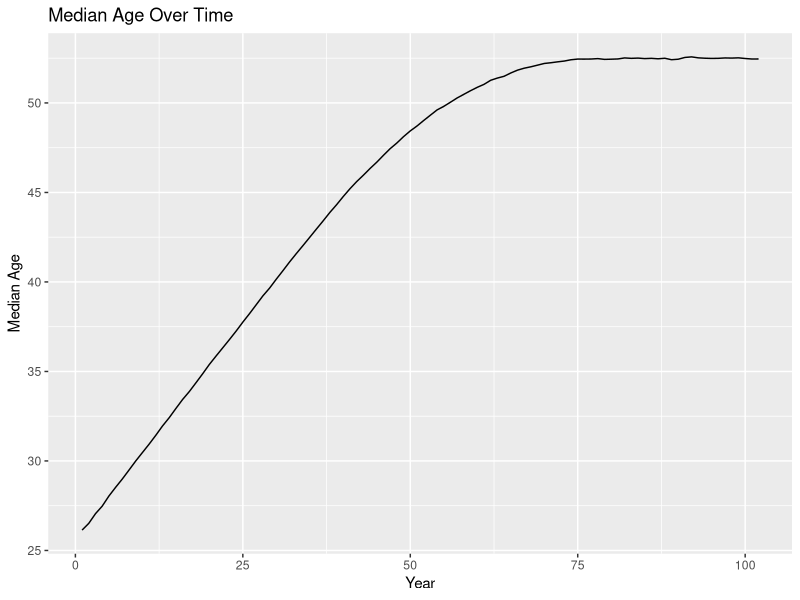
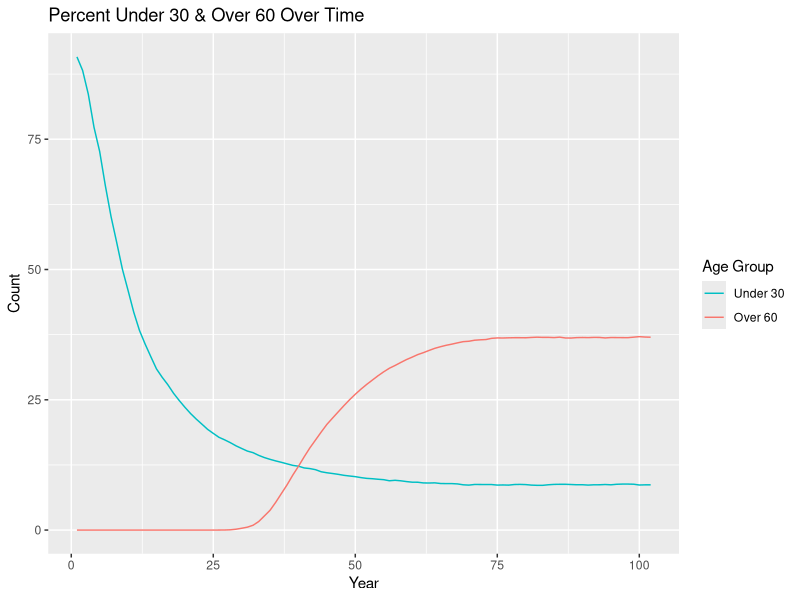
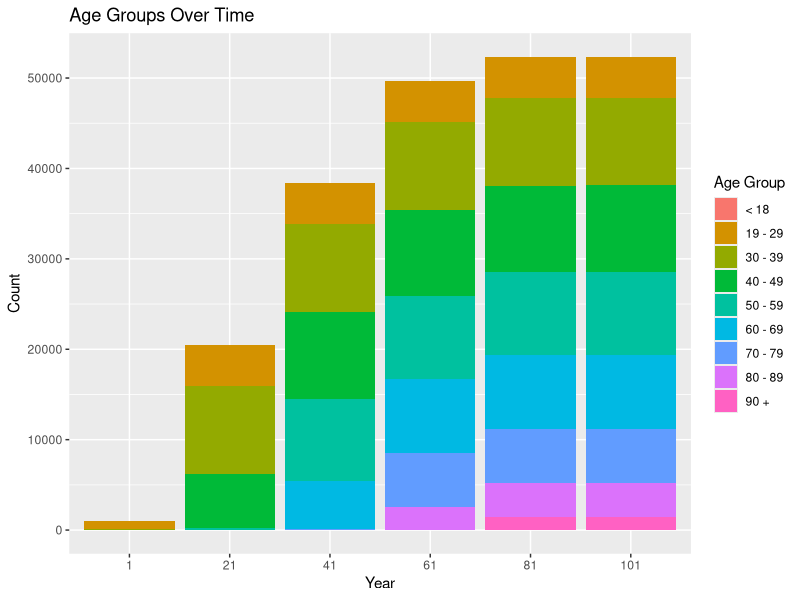
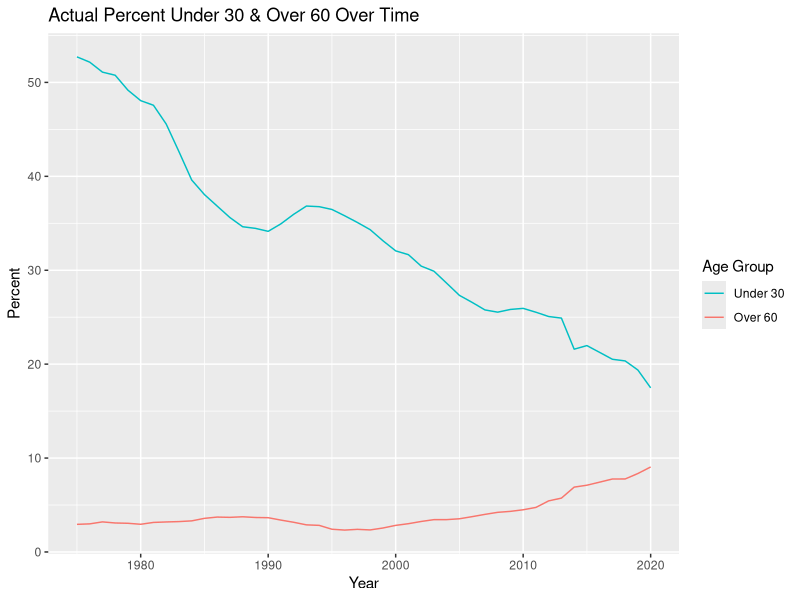
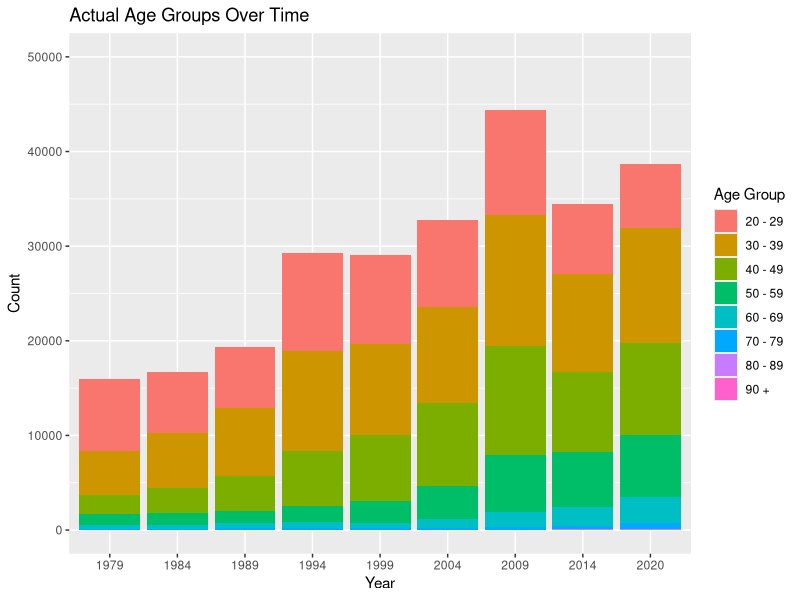
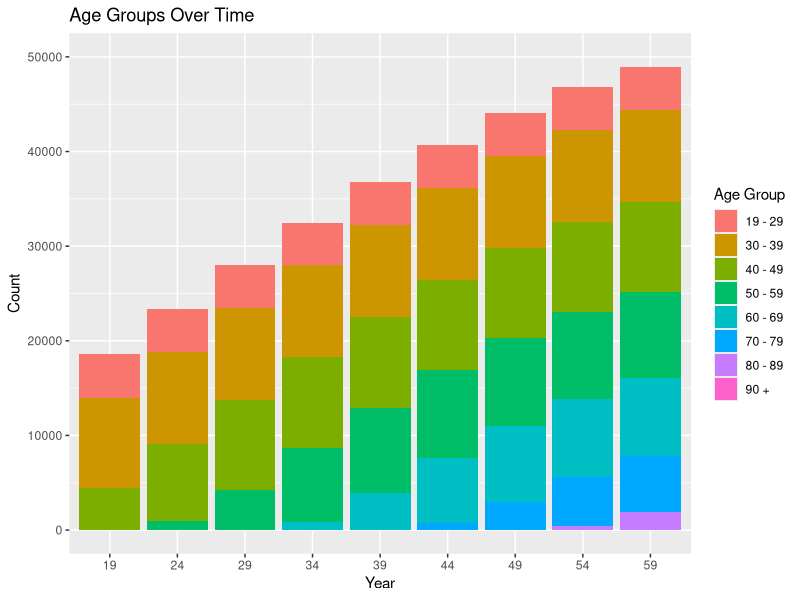
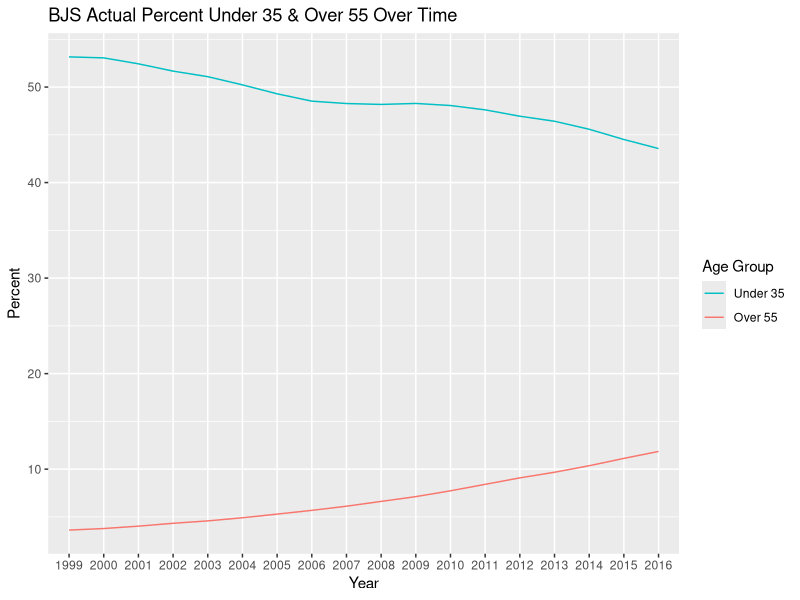
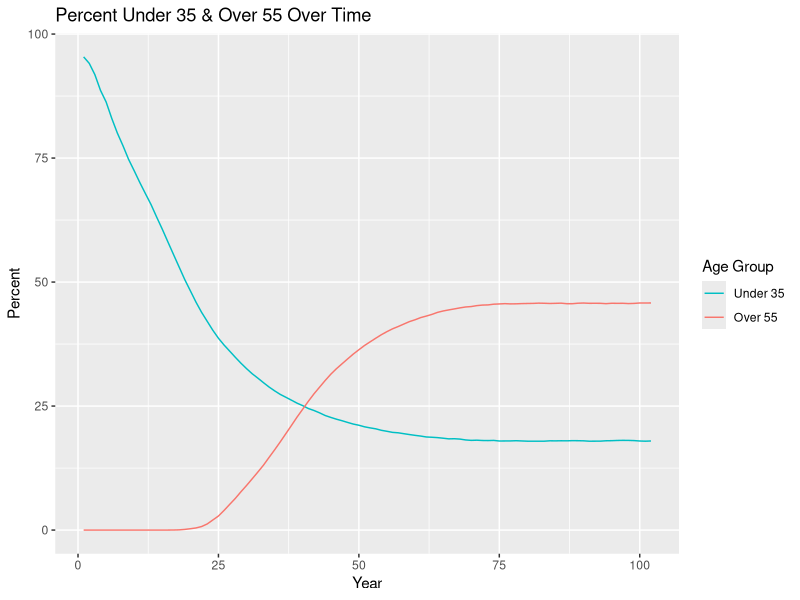

These charts were generated, in order, by the following R code:
## ---- chunk 1
knitr::opts_chunk$set(echo = TRUE)
## ---- chunk 2
library(tidyverse)
## ---- chunk 3
set.seed(12345)
## ---- chunk 4
population <- 
  rnorm(n = 1000, mean = 26, sd = 3) %>% 
  enframe() %>% 
  select(value) %>% 
  rename(original_age = value) %>% 
  mutate(current_age = original_age, years_incarcerated = 0)

overall <-
  tibble(year = 1, total_population = nrow(population), 
         median_age = median(population$current_age)) %>% 
  mutate("< 18" = pull(count(filter(population, current_age < 19))),
         "19 - 29" = pull(count(filter(population, current_age >= 19 & current_age < 30))),
         "30 - 39" = pull(count(filter(population, current_age >= 30 & current_age < 40))),
         "40 - 49" = pull(count(filter(population, current_age >= 40 & current_age < 50))),
         "50 - 59" = pull(count(filter(population, current_age >= 50 & current_age < 60))),
         "60 - 69" = pull(count(filter(population, current_age >= 60 & current_age < 70))),
         "70 - 79" = pull(count(filter(population, current_age >= 70 & current_age < 80))),
         "80 - 89" = pull(count(filter(population, current_age >= 80 & current_age < 90))),
         "90 +" = pull(count(filter(population, current_age >= 90))))
## ---- chunk 5
one_year_population <- function(data) {
  # age & years incarcerated increases by 1
  data$current_age <- data$current_age + 1
  data$years_incarcerated <- data$years_incarcerated + 1
  
  # creates age group cohorts & randomly removes fraction based on cohort
  less_than_18 <- filter(data, current_age < 19)
  less_than_18 <- sample_frac(less_than_18, (1 - 0.0055))
  
  `19_to_29` <- filter(data, current_age >= 19 & current_age < 30)
  `19_to_29` <- sample_frac(`19_to_29`, (1 - 0.0022))
  
  `30_to_39` <- filter(data, current_age >= 30 & current_age < 40)
  `30_to_39` <- sample_frac(`30_to_39`, (1 - 0.0023))
  
  `40_to_49` <- filter(data, current_age >= 40 & current_age < 50)
  `40_to_49` <- sample_frac(`40_to_49`, (1 - 0.0025))
  
  `50_to_59` <- filter(data, current_age >= 50 & current_age < 60)
  `50_to_59` <- sample_frac(`50_to_59`, (1 - 0.0060))
  
  `60_to_69` <- filter(data, current_age >= 60 & current_age < 70)
  `60_to_69` <- sample_frac(`60_to_69`, (1 - 0.0162))
  
  `70_to_79` <- filter(data, current_age >= 70 & current_age < 80)
  `70_to_79` <- sample_frac(`70_to_79`, (1 - 0.0424))
  
  `80_to_89` <- filter(data, current_age >= 80 & current_age < 90)
  `80_to_89` <- sample_frac(`80_to_89`, (1 - 0.0519))
  
  over_90 <- filter(data, current_age >= 90)
  over_90 <- sample_frac(over_90, (1 - 0.1250))
  
  data <- do.call("rbind", list(less_than_18, `19_to_29`, `30_to_39`, `40_to_49`, `50_to_59`, 
                                `60_to_69`,`70_to_79`, `80_to_89`, over_90))
  
  # adds 1000 more
  incoming <- 
    rnorm(n = 1000, mean = 26, sd = 3) %>% 
    enframe() %>% 
    select(value) %>% 
    rename(original_age = value) %>% 
    mutate(current_age = original_age, years_incarcerated = 0)
  data <- rbind(data, incoming)
  
  # removes any observations with age greater than 100
  data <- data %>% 
    filter(current_age < 100)
}

one_year_overall <- function(data, p) {
    incoming <-
      tibble(year = last(data$year) + 1, total_population = nrow(p),
             median_age = median(p$current_age)) %>% 
        mutate("< 18" = pull(count(filter(p, current_age < 19))),
               "19 - 29" = pull(count(filter(p, current_age >= 19 & current_age < 30))),
               "30 - 39" = pull(count(filter(p, current_age >= 30 & current_age < 40))),
               "40 - 49" = pull(count(filter(p, current_age >= 40 & current_age < 50))),
               "50 - 59" = pull(count(filter(p, current_age >= 50 & current_age < 60))),
               "60 - 69" = pull(count(filter(p, current_age >= 60 & current_age < 70))),
               "70 - 79" = pull(count(filter(p, current_age >= 70 & current_age < 80))),
               "80 - 89" = pull(count(filter(p, current_age >= 80 & current_age < 90))),
               "90 +" = pull(count(filter(p, current_age >= 90))))
    data <- rbind(data, incoming)
}
## ---- chunk 6
population <- one_year_population(population)
overall <- one_year_overall(overall, population)

# extend 100 years until stable
test_population <- population
test_overall <- overall
for (i in 1:100) {
  test_population <- one_year_population(test_population)
  test_overall <- one_year_overall(test_overall, test_population)
}
## ---- chunk 7
ggplot(data = test_overall, mapping = aes(x = year, y = median_age)) +
  geom_line() +
  labs(title = "Median Age Over Time", x = "Year", y = "Median Age")

test_overall %>% 
  mutate(under_30 = (`19 - 29` + `< 18`) / total_population * 100, 
         over_60 = (`60 - 69` + `70 - 79` + `80 - 89` + `90 +`) / total_population * 100) %>% 
  select(year, under_30, over_60) %>% 
  ggplot(data = ., mapping = aes(x = year, group = 1)) +
  geom_line(mapping = aes(y = under_30, color = "under_30")) +
  geom_line(mapping = aes(y = over_60, color = "over_60")) +
  labs(title = "Percent Under 30 & Over 60 Over Time", x = "Year", y = "Count") +
  scale_color_discrete(name = "Age Group",
                       breaks = c("under_30", "over_60"), labels = c("Under 30", "Over 60"))

test_overall_long <- test_overall %>% 
  select(year, `< 18`:`90 +`) %>% 
  mutate(year = as.character(year)) %>% 
  pivot_longer(-year, names_to = "age_group", values_to = "count")

ggplot(data = test_overall_long, mapping = aes(x = year, y = count, fill = age_group)) +
  geom_bar(position = "stack", stat = "identity") +
  labs(title = "Age Groups Over Time", x = "Year", y = "Count") +
  scale_x_discrete(limits = c("1", "21", "41", "61", "81", "101")) +
  scale_fill_discrete(name = "Age Group",
                      breaks = c("< 18", "19 - 29", "30 - 39", "40 - 49", "50 - 59", "60 - 69",
                                 "70 - 79", "80 - 89", "90 +"))
## ---- chunk 8
bar_race <- test_overall %>% 
  select(year, `< 18`:`90 +`) %>% 
  mutate(year = as.character(year)) %>% 
  pivot_longer(-year, names_to = "age_group", values_to = "count") %>% 
  pivot_wider(names_from = "year", values_from = "count")
## ---- chunk 9
nc <- read.csv("nc.csv")
nc %>% 
  mutate(Under30 = (AgeUnder20 + Age20to29) / PrisonPopulation * 100, 
         Over60 = (Age60to69 + Age70to79 + Age80to89 + Age90over) / PrisonPopulation * 100) %>% 
  select(year, PrisonPopulation, Under30, Over60) %>% 
  ggplot(data = ., mapping = aes(x = year, group = 1)) +
  geom_line(mapping = aes(y = Under30, color = "Under30")) +
  geom_line(mapping = aes(y = Over60, color = "Over60")) +
  labs(title = "Actual Percent Under 30 & Over 60 Over Time", x = "Year", y = "Percent") +
  scale_color_discrete(name = "Age Group",
                       breaks = c("Under30", "Over60"), labels = c("Under 30", "Over 60"))

nc_long <- nc %>% 
  select(year, AgeUnder20:Age90over) %>% 
  mutate(year = as.character(year)) %>% 
  pivot_longer(-year, names_to = "age_group", values_to = "count")

nc_long %>% 
  filter(age_group != "AgeUnder20") %>% 
  ggplot(data = ., mapping = aes(x = year, y = count, fill = age_group)) +
  geom_col() +
  labs(title = "Actual Age Groups Over Time", x = "Year", y = "Count") +
  scale_x_discrete(limits = c("1979", "1984", "1989", "1994", "1999", "2004", "2009", "2014", 
                              "2020")) +
  expand_limits(y = c(0, 50000)) +
  scale_fill_discrete(name = "Age Group",
                      breaks = c("Age20to29", "Age30to39", "Age40to49", "Age50to59", 
                                 "Age60to69", "Age70to79", "Age80to89", "Age90over"),
                      labels = c("20 - 29", "30 - 39", "40 - 49", "50 - 59", "60 - 69",
                                 "70 - 79", "80 - 89", "90 +"))

test_overall_long %>% 
  filter(age_group != "< 18") %>% 
  ggplot(data = ., mapping = aes(x = year, y = count, fill = age_group)) +
  geom_col() +
  labs(title = "Age Groups Over Time", x = "Year", y = "Count") +
  scale_x_discrete(limits = c("19", "24", "29", "34", "39", "44", "49", "54", "59")) +
  expand_limits(y = c(0, 50000)) +
  scale_fill_discrete(name = "Age Group",
                      breaks = c("19 - 29", "30 - 39", "40 - 49", "50 - 59", "60 - 69",
                                 "70 - 79", "80 - 89", "90 +"))
## ---- chunk 10
bjs <- read.csv("bjs.csv")
bjs_wide <- bjs %>% 
  select(RPTYEAR, AGEYREND, n) %>% 
  mutate(RPTYEAR = as.character(RPTYEAR)) %>% 
  pivot_wider(names_from = "AGEYREND", values_from = "n") %>% 
  mutate(total_population = `(1) 18-24 years` + `(2) 25-34 years` + `(3) 35-44 years` + 
           `(4) 45-54 years` + `(5) 55+ years`)

bjs_wide %>% 
  mutate(under_35 = (`(1) 18-24 years` + `(2) 25-34 years`) / total_population * 100, 
         over_55 = `(5) 55+ years` / total_population * 100) %>% 
  select(RPTYEAR, under_35, over_55) %>% 
  ggplot(data = ., mapping = aes(x = RPTYEAR, group = 1)) +
  geom_line(mapping = aes(y = under_35, color = "under_35")) +
  geom_line(mapping = aes(y = over_55, color = "over_55")) + 
  labs(title = "BJS Actual Percent Under 35 & Over 55 Over Time", x = "Year", y = "Percent") +
  scale_color_discrete(name = "Age Group", 
                       breaks = c("under_35", "over_55"), labels = c("Under 35", "Over 55"))

test_overall %>% 
  mutate(under_35 = (`30 - 39` / 2 + `19 - 29` + `< 18`) / total_population * 100,
         over_55 = (`50 - 59` / 2 + `60 - 69` + `70 - 79` + `80 - 89` + `90 +`) / 
           total_population * 100) %>% 
  select(year, under_35, over_55) %>% 
  ggplot(data = ., mapping = aes(x = year, group = 1)) +
  geom_line(mapping = aes(y = under_35, color = "under_35")) +
  geom_line(mapping = aes(y = over_55, color = "over_55")) +
  labs(title = "Percent Under 35 & Over 55 Over Time", x = "Year", y = "Percent") +
  scale_color_discrete(name = "Age Group",
                       breaks = c("under_35", "over_55"), labels = c("Under 35", "Over 55"))

ggplot(data = bjs, mapping = aes(x = RPTYEAR, y = COUNT_THSNDS, fill = AGEYREND)) +
  geom_col() +
  labs(title = "BJS Actual Age Groups Over Time", x = "Year", y = "Count (in thousands)") +
  scale_fill_discrete(name = "Age Group",
                      breaks = c("(1) 18-24 years", "(2) 25-34 years", "(3) 35-44 years",
                                 "(4) 45-54 years", "(5) 55+ years"),
                      labels = c("18 - 24", "25 - 34", "35 - 44", "45 - 54", "55 +"))

test_overall %>% 
  mutate(`18 - 24` = `< 18` + `19 - 29` / 2, `25 - 34` = `19 - 29` / 2 + `30 - 39` / 2,
         `35 - 44` = `30 - 39` / 2 + `40 - 49` / 2, `45 - 54` = `40 - 49` / 2 + `50 - 59` / 2,
         `55 +` = `50 - 59` / 2 + `60 - 69` + `70 - 79` + `80 - 89` + `90 +`) %>% 
  select(year, `18 - 24`:`55 +`) %>% 
  mutate(year = as.character(year)) %>% 
  pivot_longer(-year, names_to = "age_group", values_to = "count") %>% 
  ggplot(data = ., mapping = aes(x = year, y = count, fill = age_group)) +
  geom_col() +
  labs(title = "Age Groups Over Time", x = "Year", y = "Count") +
  scale_x_discrete(limits = c("19", "24", "29", "34", "39", "44", "49", "54", "59")) +
  scale_fill_discrete(name = "Age Group")
## ---- chunk 11
test_population_e <- test_population
test_overall_e <- test_overall
for (i in 1:100) {
  test_population_e <- one_year_population(test_population_e)
  test_overall_e <- one_year_overall(test_overall_e, test_population_e)
}
## ---- chunk 12
ggplot(data = test_overall_e, mapping = aes(x = year, y = median_age)) +
  geom_line() +
  labs(title = "Median Age Over Time", x = "Year", y = "Median Age")

test_overall_e %>% 
  mutate(under_30 = (`19 - 29` + `< 18`) / total_population * 100, 
         over_60 = (`60 - 69` + `70 - 79` + `80 - 89` + `90 +`) / total_population * 100) %>% 
  select(year, under_30, over_60) %>% 
  ggplot(data = ., mapping = aes(x = year, group = 1)) +
  geom_line(mapping = aes(y = under_30, color = "under_30")) +
  geom_line(mapping = aes(y = over_60, color = "over_60")) +
  labs(title = "Percent Under 30 & Over 60 Over Time", x = "Year", y = "Count") +
  scale_color_discrete(name = "Age Group",
                       breaks = c("under_30", "over_60"), labels = c("Under 30", "Over 60"))

test_overall_e_long <- test_overall_e %>% 
  select(year, `< 18`:`90 +`) %>% 
  mutate(year = as.character(year)) %>% 
  pivot_longer(-year, names_to = "age_group", values_to = "count") %>% 
  filter(year == "1" | year == "21" | year == "41" | year == "61" | year == "81" | 
           year == "101" | year == "121" | year == "141" | year == "161" | year == "181" |
           year == "201")

ggplot(data = test_overall_e_long, mapping = aes(x = year, y = count, fill = age_group)) +
  geom_bar(position = "stack", stat = "identity") +
  labs(title = "Age Groups Over Time", x = "Year", y = "Count") +
  scale_x_discrete(limits = c("1", "21", "41", "61", "81", "101", "121", "141", "161", "181", 
                              "201")) +
  scale_fill_discrete(name = "Age Group",
                      breaks = c("< 18", "19 - 29", "30 - 39", "40 - 49", "50 - 59", "60 - 69",
                                 "70 - 79", "80 - 89", "90 +"))

bar_race_e <- test_overall_e %>% 
  select(year, `< 18`:`90 +`) %>% 
  mutate(year = as.character(year)) %>% 
  pivot_longer(-year, names_to = "age_group", values_to = "count") %>% 
  pivot_wider(names_from = "year", values_from = "count")
## ---- chunk 13
one_year_parole <- function(data) {
  # age & years incarcerated increases by 1
  data$current_age <- data$current_age + 1
  data$years_incarcerated <- data$years_incarcerated + 1
  
  # creates age group cohorts & randomly removes fraction based on cohort
  less_than_18 <- filter(data, current_age < 19)
  less_than_18 <- sample_frac(less_than_18, (1 - 0.0055))
  
  `19_to_29` <- filter(data, current_age >= 19 & current_age < 30)
  `19_to_29` <- sample_frac(`19_to_29`, (1 - 0.0022))
  
  `30_to_39` <- filter(data, current_age >= 30 & current_age < 40)
  `30_to_39` <- sample_frac(`30_to_39`, (1 - 0.0023))
  
  `40_to_49` <- filter(data, current_age >= 40 & current_age < 50)
  `40_to_49` <- sample_frac(`40_to_49`, (1 - 0.0025))
  
  `50_to_59` <- filter(data, current_age >= 50 & current_age < 60)
  `50_to_59` <- sample_frac(`50_to_59`, (1 - 0.0060))
  
  `60_to_69` <- filter(data, current_age >= 60 & current_age < 70)
  `60_to_69` <- sample_frac(`60_to_69`, (1 - 0.0162))
  
  `70_to_79` <- filter(data, current_age >= 70 & current_age < 80)
  `70_to_79` <- sample_frac(`70_to_79`, (1 - 0.0424))
  
  `80_to_89` <- filter(data, current_age >= 80 & current_age < 90)
  `80_to_89` <- sample_frac(`80_to_89`, (1 - 0.0519))
  
  over_90 <- filter(data, current_age >= 90)
  over_90 <- sample_frac(over_90, (1 - 0.1250))
  
  data <- do.call("rbind", list(less_than_18, `19_to_29`, `30_to_39`, `40_to_49`, `50_to_59`, 
                                `60_to_69`,`70_to_79`, `80_to_89`, over_90))
  
  eligible <- sample_frac(filter(data, years_incarcerated >= 20), 0.9)
  ineligible <- filter(data, years_incarcerated < 20)
  data <- rbind(eligible, ineligible)
  
  # adds 1000 more
  incoming <- 
    rnorm(n = 1000, mean = 26, sd = 3) %>% 
    enframe() %>% 
    select(value) %>% 
    rename(original_age = value) %>% 
    mutate(current_age = original_age, years_incarcerated = 0)
  data <- rbind(data, incoming)
  
  # removes any observations with age greater than 100
  data <- data %>% 
    filter(current_age < 100)
}
## ---- chunk 14
parole_population <- population
parole_overall <- overall

for (i in 1:100) {
  parole_population <- one_year_parole(parole_population)
  parole_overall <- one_year_overall(parole_overall, parole_population)
}
## ---- chunk 15
ggplot(data = parole_overall, mapping = aes(x = year, y = median_age)) +
  geom_line() +
  labs(title = "Median Age Over Time with Parole", x = "Year", y = "Median Age")

parole_overall %>% 
  mutate(under_30 = (`19 - 29` + `< 18`) / total_population * 100, 
         over_60 = (`60 - 69` + `70 - 79` + `80 - 89` + `90 +`) / total_population * 100) %>% 
  select(year, under_30, over_60) %>% 
  ggplot(data = ., mapping = aes(x = year, group = 1)) +
  geom_line(mapping = aes(y = under_30, color = "under_30")) +
  geom_line(mapping = aes(y = over_60, color = "over_60")) +
  labs(title = "Percent Under 30 & Over 60 Over Time with Parole", x = "Year", y = "Count") +
  scale_color_discrete(name = "Age Group",
                       breaks = c("under_30", "over_60"), labels = c("Under 30", "Over 60"))

parole_overall_long <- parole_overall %>% 
  select(year, `< 18`:`90 +`) %>% 
  mutate(year = as.character(year)) %>% 
  pivot_longer(-year, names_to = "age_group", values_to = "count")

ggplot(data = parole_overall_long, mapping = aes(x = year, y = count, fill = age_group)) +
  geom_bar(position = "stack", stat = "identity") +
  labs(title = "Age Groups Over Time with Parole", x = "Year", y = "Count") +
  scale_x_discrete(limits = c("1", "21", "41", "61", "81", "101")) +
  scale_fill_discrete(name = "Age Group",
                      breaks = c("< 18", "19 - 29", "30 - 39", "40 - 49", "50 - 59", "60 - 69",
                                 "70 - 79", "80 - 89", "90 +"))
